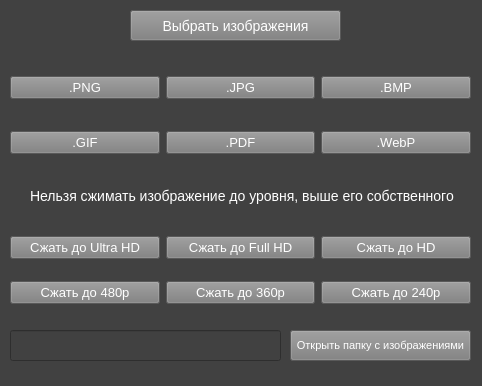
<?xml version="1.0" encoding="UTF-8"?>
<ui version="4.0">
 <class>MainWindow</class>
 <widget class="QMainWindow" name="MainWindow">
  <property name="geometry">
   <rect>
    <x>0</x>
    <y>0</y>
    <width>482</width>
    <height>386</height>
   </rect>
  </property>
  <property name="windowTitle">
   <string>FilPic - Конвертер</string>
  </property>
  <property name="styleSheet">
   <string notr="true">background-color: rgb(65, 65, 65)</string>
  </property>
  <widget class="QWidget" name="centralwidget">
   <widget class="QPushButton" name="more_imgs_but">
    <property name="geometry">
     <rect>
      <x>130</x>
      <y>10</y>
      <width>211</width>
      <height>31</height>
     </rect>
    </property>
    <property name="cursor">
     <cursorShape>OpenHandCursor</cursorShape>
    </property>
    <property name="styleSheet">
     <string notr="true">background-color: rgb(125, 125, 125);
color: white;
font-size: 14px;</string>
    </property>
    <property name="text">
     <string>Выбрать изображения</string>
    </property>
   </widget>
   <widget class="QWidget" name="gridLayoutWidget">
    <property name="geometry">
     <rect>
      <x>10</x>
      <y>50</y>
      <width>461</width>
      <height>131</height>
     </rect>
    </property>
    <layout class="QGridLayout" name="gridLayout">
     <item row="0" column="0">
      <widget class="QPushButton" name="png_but">
       <property name="styleSheet">
        <string notr="true">background-color: rgb(125, 125, 125);
color: white;
font-size: 13px;</string>
       </property>
       <property name="text">
        <string>.PNG</string>
       </property>
      </widget>
     </item>
     <item row="0" column="1">
      <widget class="QPushButton" name="jpg_but">
       <property name="styleSheet">
        <string notr="true">background-color: rgb(125, 125, 125);
color: white;
font-size: 13px;</string>
       </property>
       <property name="text">
        <string>.JPG</string>
       </property>
      </widget>
     </item>
     <item row="0" column="2">
      <widget class="QPushButton" name="bmp_but">
       <property name="styleSheet">
        <string notr="true">background-color: rgb(125, 125, 125);
color: white;
font-size: 13px;</string>
       </property>
       <property name="text">
        <string>.BMP</string>
       </property>
      </widget>
     </item>
     <item row="1" column="0">
      <widget class="QPushButton" name="gif_but">
       <property name="styleSheet">
        <string notr="true">background-color: rgb(125, 125, 125);
color: white;
font-size: 13px;</string>
       </property>
       <property name="text">
        <string>.GIF</string>
       </property>
      </widget>
     </item>
     <item row="1" column="1">
      <widget class="QPushButton" name="pdf_but">
       <property name="styleSheet">
        <string notr="true">background-color: rgb(125, 125, 125);
color: white;
font-size: 13px;</string>
       </property>
       <property name="text">
        <string>.PDF</string>
       </property>
      </widget>
     </item>
     <item row="1" column="2">
      <widget class="QPushButton" name="webp_but">
       <property name="styleSheet">
        <string notr="true">background-color: rgb(125, 125, 125);
color: white;
font-size: 13px;</string>
       </property>
       <property name="text">
        <string>.WebP</string>
       </property>
      </widget>
     </item>
    </layout>
   </widget>
   <widget class="QLabel" name="label">
    <property name="geometry">
     <rect>
      <x>30</x>
      <y>180</y>
      <width>431</width>
      <height>31</height>
     </rect>
    </property>
    <property name="styleSheet">
     <string notr="true">font-size: 14px; color: white</string>
    </property>
    <property name="text">
     <string>Нельзя сжимать изображение до уровня, выше его собственного</string>
    </property>
   </widget>
   <widget class="QWidget" name="gridLayoutWidget_2">
    <property name="geometry">
     <rect>
      <x>10</x>
      <y>220</y>
      <width>461</width>
      <height>101</height>
     </rect>
    </property>
    <layout class="QGridLayout" name="gridLayout_2">
     <item row="0" column="1">
      <widget class="QPushButton" name="fullhd_but">
       <property name="styleSheet">
        <string notr="true">background-color: rgb(125, 125, 125);
color: white;
font-size: 13px;</string>
       </property>
       <property name="text">
        <string>Сжать до Full HD</string>
       </property>
      </widget>
     </item>
     <item row="0" column="0">
      <widget class="QPushButton" name="ultrahd_but">
       <property name="styleSheet">
        <string notr="true">background-color: rgb(125, 125, 125);
color: white;
font-size: 13px;</string>
       </property>
       <property name="text">
        <string>Сжать до Ultra HD</string>
       </property>
      </widget>
     </item>
     <item row="0" column="2">
      <widget class="QPushButton" name="hd_but">
       <property name="styleSheet">
        <string notr="true">background-color: rgb(125, 125, 125);
color: white;
font-size: 13px;</string>
       </property>
       <property name="text">
        <string>Сжать до HD</string>
       </property>
      </widget>
     </item>
     <item row="1" column="0">
      <widget class="QPushButton" name="p480_but">
       <property name="styleSheet">
        <string notr="true">background-color: rgb(125, 125, 125);
color: white;
font-size: 13px;</string>
       </property>
       <property name="text">
        <string>Сжать до 480p</string>
       </property>
      </widget>
     </item>
     <item row="1" column="1">
      <widget class="QPushButton" name="p360_but">
       <property name="styleSheet">
        <string notr="true">background-color: rgb(125, 125, 125);
color: white;
font-size: 13px;</string>
       </property>
       <property name="text">
        <string>Сжать до 360p</string>
       </property>
      </widget>
     </item>
     <item row="1" column="2">
      <widget class="QPushButton" name="p240_but">
       <property name="styleSheet">
        <string notr="true">background-color: rgb(125, 125, 125);
color: white;
font-size: 13px;</string>
       </property>
       <property name="text">
        <string>Сжать до 240p</string>
       </property>
      </widget>
     </item>
    </layout>
   </widget>
   <widget class="QPushButton" name="pushButton">
    <property name="geometry">
     <rect>
      <x>290</x>
      <y>330</y>
      <width>181</width>
      <height>31</height>
     </rect>
    </property>
    <property name="styleSheet">
     <string notr="true">background-color: rgb(125, 125, 125);
color: white;
font-size: 11px;</string>
    </property>
    <property name="text">
     <string>Открыть папку с изображениями</string>
    </property>
   </widget>
   <widget class="QLineEdit" name="lineEdit">
    <property name="geometry">
     <rect>
      <x>10</x>
      <y>330</y>
      <width>271</width>
      <height>31</height>
     </rect>
    </property>
    <property name="styleSheet">
     <string notr="true">color: white</string>
    </property>
    <property name="text">
     <string/>
    </property>
   </widget>
  </widget>
  <widget class="QStatusBar" name="statusbar"/>
 </widget>
 <resources/>
 <connections/>
</ui>
